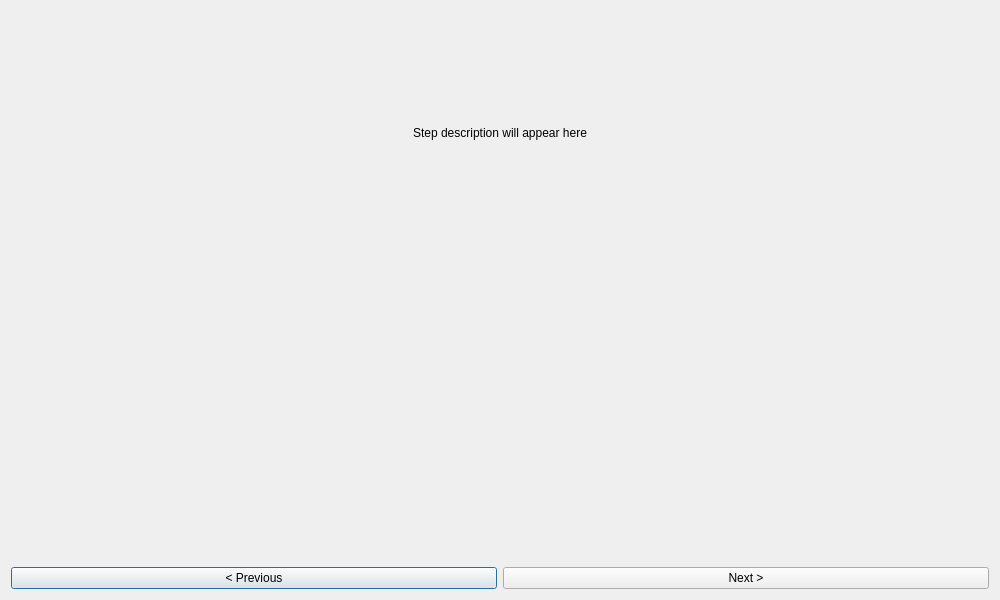
<?xml version="1.0" encoding="UTF-8"?>
<ui version="4.0">
 <class>Dialog</class>
 <widget class="QDialog" name="Dialog">
  <property name="geometry">
   <rect>
    <x>0</x>
    <y>0</y>
    <width>1000</width>
    <height>600</height>
   </rect>
  </property>
  <property name="windowTitle">
   <string>Generate Zerodha TOTP</string>
  </property>
  <layout class="QVBoxLayout" name="verticalLayout">
   <item>
    <widget class="QLabel" name="stepLabel">
     <property name="text">
      <string>Step description will appear here</string>
     </property>
     <property name="alignment">
      <set>Qt::AlignCenter</set>
     </property>
     <property name="wordWrap">
      <bool>true</bool>
     </property>
     <property name="openExternalLinks">
      <bool>true</bool>
     </property>
    </widget>
   </item>
   <item>
    <widget class="QLabel" name="imageLabel">
     <property name="minimumSize">
      <size>
       <width>300</width>
       <height>300</height>
      </size>
     </property>
     <property name="scaledContents">
      <bool>true</bool>
     </property>
     <property name="alignment">
      <set>Qt::AlignCenter</set>
     </property>
    </widget>
   </item>
   <item>
    <layout class="QHBoxLayout" name="buttonLayout">
     <item>
      <widget class="QPushButton" name="prevButton">
       <property name="text">
        <string>&lt; Previous</string>
       </property>
      </widget>
     </item>
     <item>
      <widget class="QPushButton" name="nextButton">
       <property name="text">
        <string>Next &gt;</string>
       </property>
      </widget>
     </item>
    </layout>
   </item>
  </layout>
 </widget>
 <resources/>
 <connections/>
</ui>
